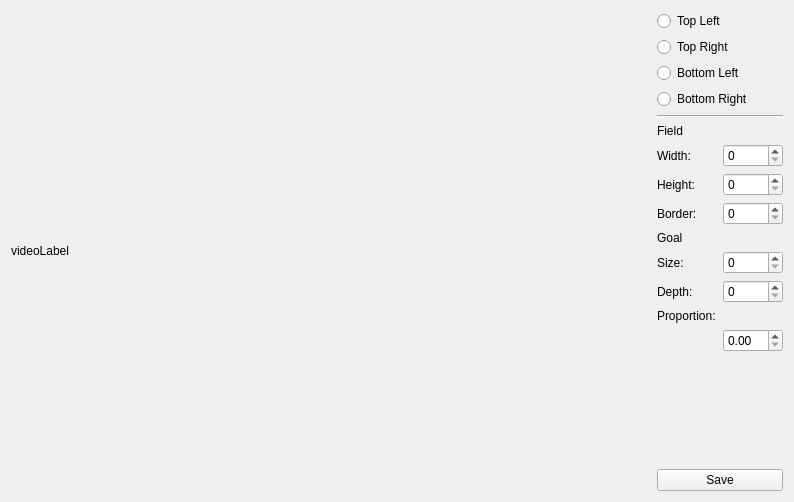
<?xml version="1.0" encoding="UTF-8"?>
<ui version="4.0">
 <class>selectBorder</class>
 <widget class="QWidget" name="selectBorder">
  <property name="geometry">
   <rect>
    <x>0</x>
    <y>0</y>
    <width>794</width>
    <height>498</height>
   </rect>
  </property>
  <property name="windowTitle">
   <string>Form</string>
  </property>
  <layout class="QHBoxLayout" name="horizontalLayout">
   <item>
    <widget class="VideoLabel" name="videoLabel">
     <property name="minimumSize">
      <size>
       <width>640</width>
       <height>480</height>
      </size>
     </property>
     <property name="maximumSize">
      <size>
       <width>640</width>
       <height>480</height>
      </size>
     </property>
     <property name="text">
      <string>videoLabel</string>
     </property>
    </widget>
   </item>
   <item>
    <layout class="QVBoxLayout" name="verticalLayout">
     <item>
      <widget class="QRadioButton" name="radioTL">
       <property name="text">
        <string>Top Left</string>
       </property>
      </widget>
     </item>
     <item>
      <widget class="QRadioButton" name="radioTR">
       <property name="text">
        <string>Top Right</string>
       </property>
      </widget>
     </item>
     <item>
      <widget class="QRadioButton" name="radioBL">
       <property name="text">
        <string>Bottom Left</string>
       </property>
      </widget>
     </item>
     <item>
      <widget class="QRadioButton" name="radioBR">
       <property name="text">
        <string>Bottom Right</string>
       </property>
      </widget>
     </item>
     <item>
      <widget class="Line" name="line">
       <property name="orientation">
        <enum>Qt::Horizontal</enum>
       </property>
      </widget>
     </item>
     <item>
      <layout class="QGridLayout" name="gridLayout">
       <item row="5" column="0">
        <widget class="QLabel" name="label_6">
         <property name="text">
          <string>Size:</string>
         </property>
        </widget>
       </item>
       <item row="0" column="0">
        <widget class="QLabel" name="label">
         <property name="text">
          <string>Field</string>
         </property>
        </widget>
       </item>
       <item row="1" column="0">
        <widget class="QLabel" name="label_2">
         <property name="text">
          <string>Width:</string>
         </property>
        </widget>
       </item>
       <item row="4" column="0">
        <widget class="QLabel" name="label_5">
         <property name="text">
          <string>Goal</string>
         </property>
        </widget>
       </item>
       <item row="2" column="0">
        <widget class="QLabel" name="label_3">
         <property name="text">
          <string>Height:</string>
         </property>
        </widget>
       </item>
       <item row="6" column="0">
        <widget class="QLabel" name="label_7">
         <property name="text">
          <string>Depth:</string>
         </property>
        </widget>
       </item>
       <item row="3" column="0">
        <widget class="QLabel" name="label_4">
         <property name="text">
          <string>Border:</string>
         </property>
        </widget>
       </item>
       <item row="1" column="1">
        <widget class="QSpinBox" name="width">
         <property name="maximum">
          <number>999</number>
         </property>
        </widget>
       </item>
       <item row="2" column="1">
        <widget class="QSpinBox" name="height">
         <property name="maximum">
          <number>999</number>
         </property>
        </widget>
       </item>
       <item row="6" column="1">
        <widget class="QSpinBox" name="goalDepth"/>
       </item>
       <item row="3" column="1">
        <widget class="QSpinBox" name="border">
         <property name="maximum">
          <number>50</number>
         </property>
        </widget>
       </item>
       <item row="5" column="1">
        <widget class="QSpinBox" name="goalSize">
         <property name="maximum">
          <number>99</number>
         </property>
        </widget>
       </item>
       <item row="8" column="1">
        <widget class="QDoubleSpinBox" name="proportion">
         <property name="singleStep">
          <double>0.250000000000000</double>
         </property>
        </widget>
       </item>
       <item row="8" column="0">
        <widget class="QLabel" name="label_8">
         <property name="text">
          <string/>
         </property>
        </widget>
       </item>
       <item row="7" column="0" colspan="2">
        <widget class="QLabel" name="label_9">
         <property name="text">
          <string>Proportion:</string>
         </property>
        </widget>
       </item>
      </layout>
     </item>
     <item>
      <spacer name="verticalSpacer">
       <property name="orientation">
        <enum>Qt::Vertical</enum>
       </property>
       <property name="sizeHint" stdset="0">
        <size>
         <width>20</width>
         <height>40</height>
        </size>
       </property>
      </spacer>
     </item>
     <item>
      <widget class="QPushButton" name="saveButton">
       <property name="text">
        <string>Save</string>
       </property>
      </widget>
     </item>
    </layout>
   </item>
  </layout>
 </widget>
 <customwidgets>
  <customwidget>
   <class>VideoLabel</class>
   <extends>QLabel</extends>
   <header location="global">videolabel.h</header>
  </customwidget>
 </customwidgets>
 <resources/>
 <connections/>
</ui>
